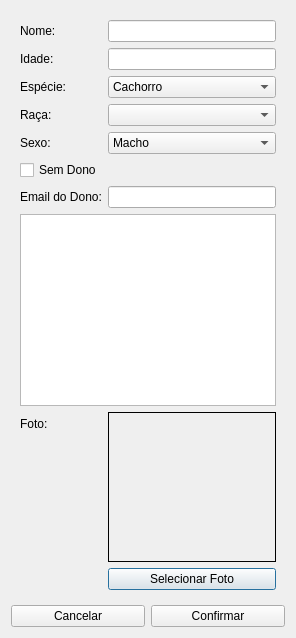
<?xml version="1.0" encoding="UTF-8"?>
<ui version="4.0">
 <class>DialogCadastroPet</class>
 <widget class="QDialog" name="DialogCadastroPet">
  <property name="windowTitle">
   <string>Cadastro de Pet</string>
  </property>
  <layout class="QVBoxLayout" name="verticalLayout">
   <item>
    <widget class="QWidget" name="formWidget">
     <layout class="QFormLayout" name="formLayout">

      <!-- Nome -->
      <item row="0" column="0">
       <widget class="QLabel" name="labelNome">
        <property name="text"><string>Nome:</string></property>
       </widget>
      </item>
      <item row="0" column="1">
       <widget class="QLineEdit" name="lineEditNomePet"/>
      </item>

      <!-- Idade -->
      <item row="1" column="0">
       <widget class="QLabel" name="labelIdade">
        <property name="text"><string>Idade:</string></property>
       </widget>
      </item>
      <item row="1" column="1">
       <widget class="QLineEdit" name="lineEditIdade"/>
      </item>

      <!-- Espécie -->
      <item row="2" column="0">
       <widget class="QLabel" name="labelEspecie">
        <property name="text"><string>Espécie:</string></property>
       </widget>
      </item>
      <item row="2" column="1">
       <widget class="QComboBox" name="especiePetInput">
        <item><property name="text"><string>Cachorro</string></property></item>
        <item><property name="text"><string>Gato</string></property></item>
       </widget>
      </item>

      <!-- Raça -->
      <item row="3" column="0">
       <widget class="QLabel" name="labelRaca">
        <property name="text"><string>Raça:</string></property>
       </widget>
      </item>
      <item row="3" column="1">
       <widget class="QComboBox" name="racaPetInput"/>
      </item>

      <!-- Sexo -->
      <item row="4" column="0">
       <widget class="QLabel" name="labelSexo">
        <property name="text"><string>Sexo:</string></property>
       </widget>
      </item>
      <item row="4" column="1">
       <widget class="QComboBox" name="sexoPetInput">
        <item><property name="text"><string>Macho</string></property></item>
        <item><property name="text"><string>Fêmea</string></property></item>
       </widget>
      </item>

      <!-- Sem Dono -->
      <item row="5" column="0" colspan="2">
       <widget class="QCheckBox" name="checkBoxSemDono">
        <property name="text"><string>Sem Dono</string></property>
       </widget>
      </item>

      <!-- Email do Dono -->
      <item row="6" column="0">
       <widget class="QLabel" name="labelDono">
        <property name="text"><string>Email do Dono:</string></property>
       </widget>
      </item>
      <item row="6" column="1">
       <widget class="QLineEdit" name="lineEditDono">
        <property name="minimumWidth">
         <number>150</number>
        </property>
        <property name="maximumWidth">
         <number>250</number>
        </property>
       </widget>
      </item>

      <!-- Lista de usuários sugeridos -->
      <item row="7" column="0" colspan="2">
       <widget class="QListWidget" name="listWidgetUsuarios">
        <property name="minimumHeight">
         <number>0</number>
        </property>
        <property name="maximumHeight">
         <number>100</number>
        </property>
        <property name="visible">
         <bool>false</bool>
        </property>
       </widget>
      </item>

      <!-- Foto -->
      <item row="8" column="0">
       <widget class="QLabel" name="labelFoto">
        <property name="text"><string>Foto:</string></property>
       </widget>
      </item>
      <item row="8" column="1">
       <widget class="QLabel" name="fotoPreview">
        <property name="minimumSize">
         <size><width>150</width><height>150</height></size>
        </property>
        <property name="frameShape">
         <enum>QFrame::Box</enum>
        </property>
       </widget>
      </item>

      <!-- Botão Selecionar Foto -->
      <item row="9" column="1">
       <widget class="QPushButton" name="btnSelecionarFoto">
        <property name="text"><string>Selecionar Foto</string></property>
       </widget>
      </item>

     </layout>
    </widget>
   </item>

   <!-- Botões de ação -->
   <item>
    <layout class="QHBoxLayout" name="buttonLayout">
     <item>
      <widget class="QPushButton" name="btnCancelar">
       <property name="text"><string>Cancelar</string></property>
      </widget>
     </item>
     <item>
      <widget class="QPushButton" name="btnConfirmar">
       <property name="text"><string>Confirmar</string></property>
      </widget>
     </item>
    </layout>
   </item>
  </layout>
 </widget>
 <resources/>
 <connections/>
</ui>
